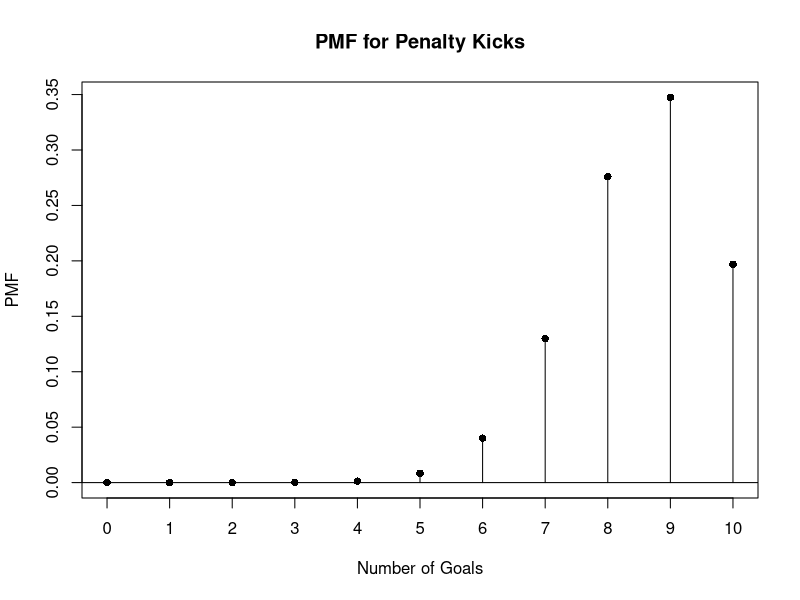
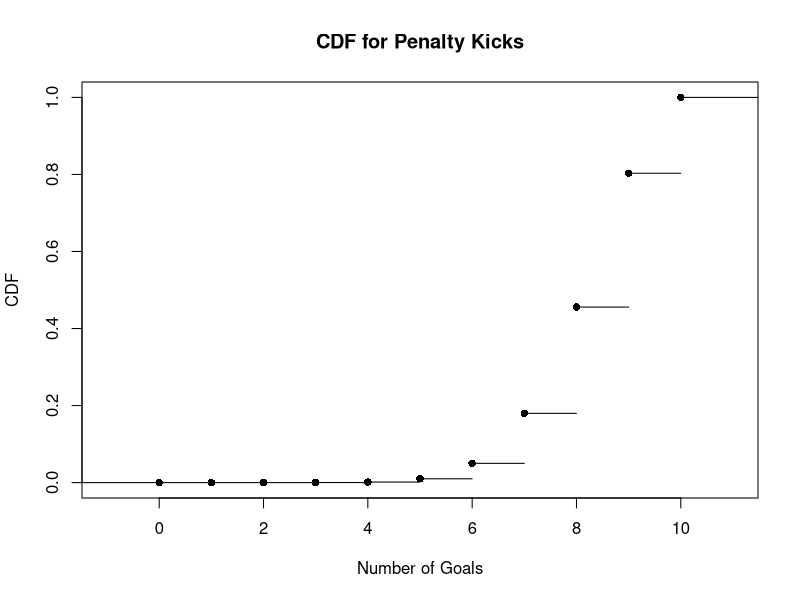
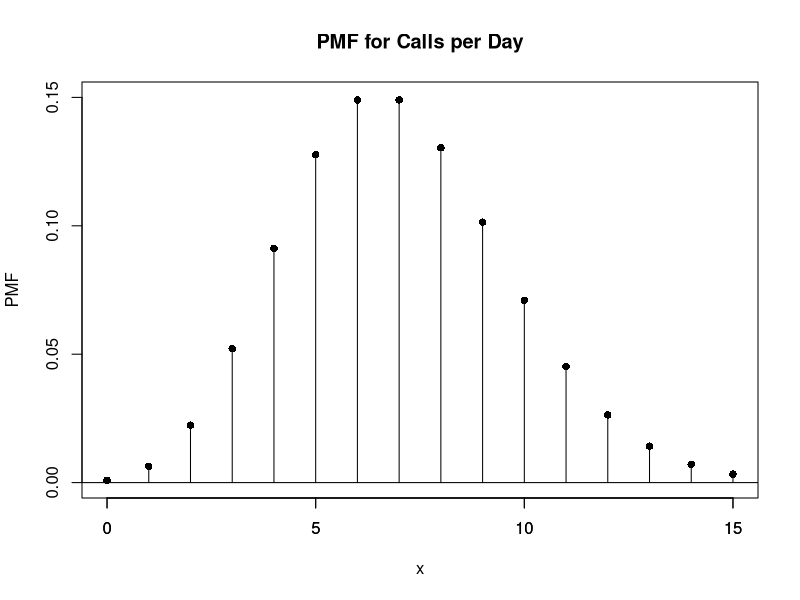
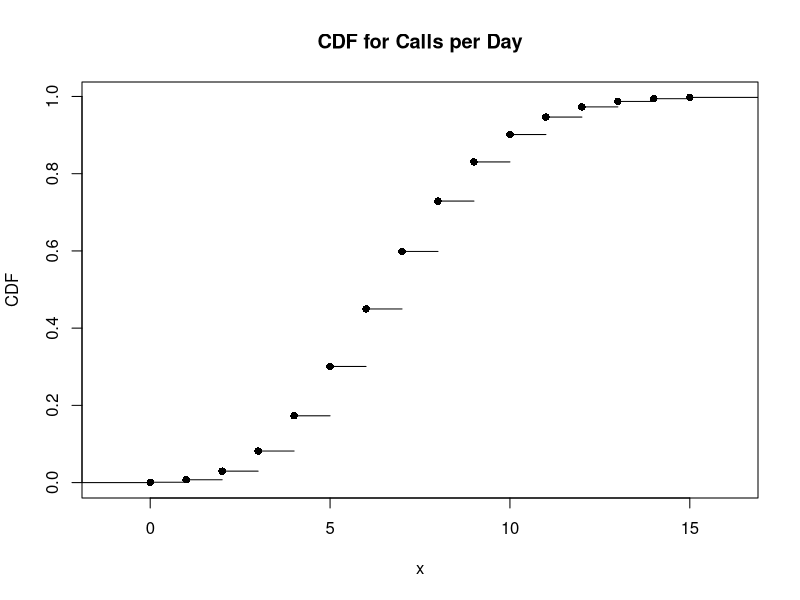
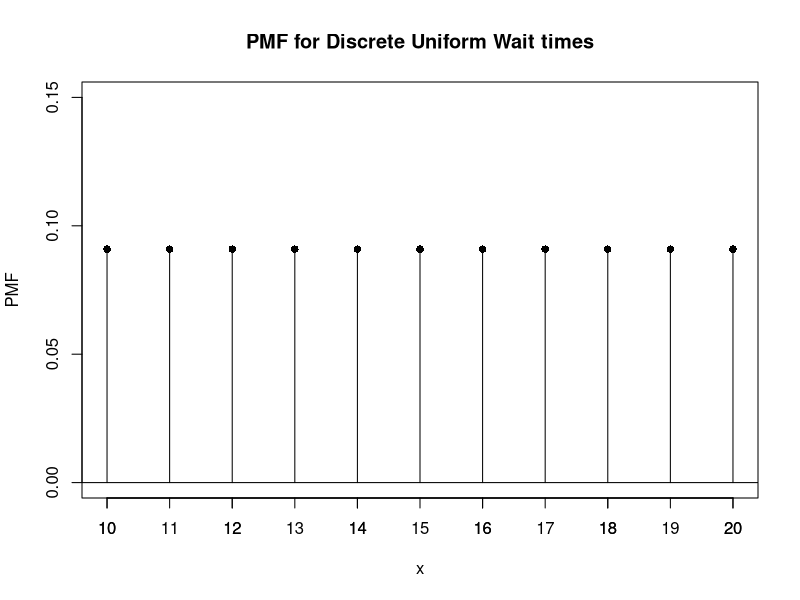
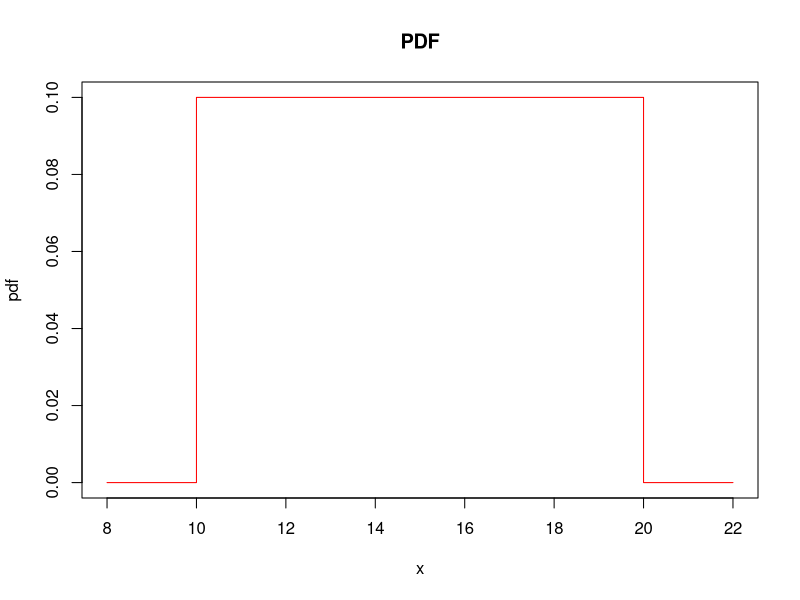
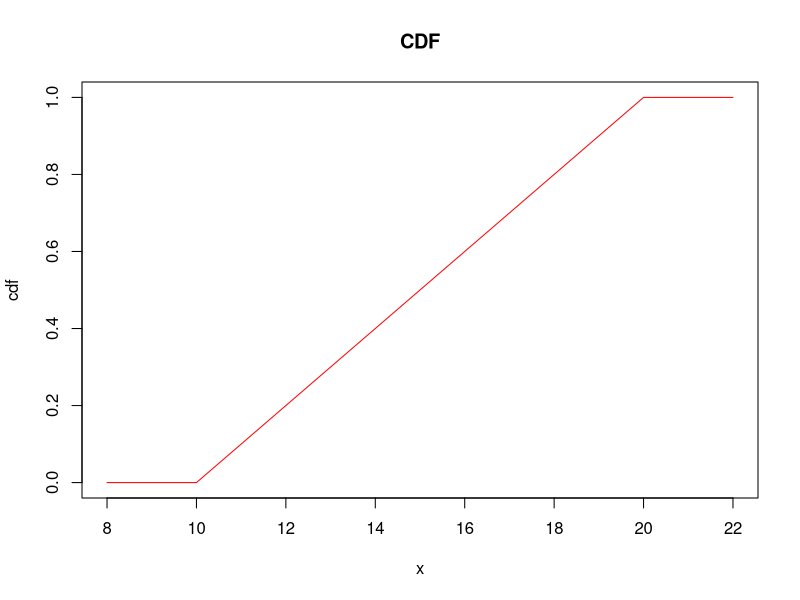
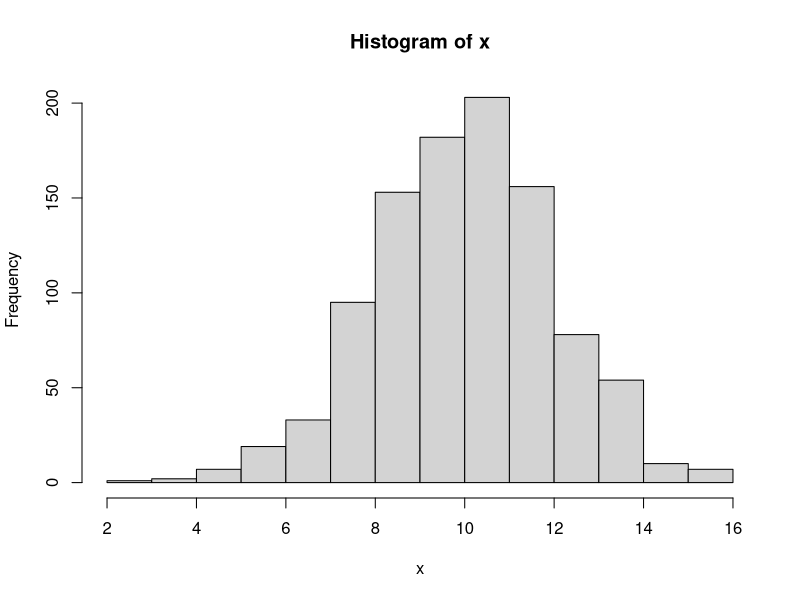

Recreate these plots in R, in order.
#****************************************
#                                       #
#            OH - Week 4                #
#                                       #
#****************************************

# rm(list=ls())  # clear all objects
# cat("\014") # clear the console


# General Hints:
# Be very careful of including or not including points, P(X<=x) vs P(X<x) for example.
# Be very careful whether you need to include 0 (depending on the distribution).


# Student question about when to use which probability distribution.  
# It really comes down to a checklist.  You must check that problem satisfies the assumptions or conditions
# of each probability distribution to decide which distribution is appropriate.
# For better or worse, this part requires repetition and memorization.
# http://www.math.wm.edu/~leemis/2008amstat.pdf


# Notice here that these 4 distributions (there are lots of others) all involve exactly two outcomes, but with just
# one or two assumptions changed each time, we get a different distribution and different probabilities.


# Binomial interested in the *total* number of successes out of n trials
# Exactly two outcomes (success or failure, TRUE/FALSE, +/-, dead/alive, etc.)
# Know the probability of success (or failure) p
# Probability of success (or failure) p is the same for each trial (constant)
# Know the number of trials n ahead of time 
# Each trial must be independent of each other trial (with replacement and p constant)


# Hypergeomtric - similar to Binomial but sampling without replacement
# Exactly two outcomes (success or failure)
# Know the probability of success (or failure) p
# Probability of success (or failure) p is the same for each trial (constant)
# Know the number of trials n ahead of time 
# Sample without replacement (i.e. not independent = probabilties change)


# Geometric waiting time until the *first* success, how many trials do you have to do until you get the first success
# Exactly two outcomes (success or failure)
# Know the probability of success (or failure) p
# Probability of success (or failure) p is the same for each trial (constant)
# Number of trials could infinite, i.e. 0, 1, ..., inf
# Each trial must be independent of each other trial


# Negative Binomial waiting time until the *rth* success, how many trials do you have to do until you get the first success
# Exactly two outcomes (success or failure)
# Know the probability of success (or failure) p
# Probability of success (or failure) p is the same for each trial (constant)
# Number of trials could infinite, i.e. 0, 1, ..., inf
# Each trial must be independent of each other trial




#//////////////////////////////////////////////////////////////////////////////////////
#   BINOMIAL Distribution:                                                            #
#   Probability of obtaining one of two outcomes under a given number of parameters   #
#   Success/Fail question                                                             #
#//////////////////////////////////////////////////////////////////////////////////////


# EXAMPLE: Suppose Christiano Ronaldo scores 85% of penalty kicks on average.  Supposed you are watching him
# at a training session and you bet with your friend on how many he will score in the next 10 attempts.
# There are 10 attempts (n = 10) total and each penalty kick has (p = 0.85).
# Suppose you want to bet that he will make all 10 penalites.

# p(X = x) = (n choose x ) * p^x * (1-p)^(n-x)

# This is the theoretical distribution assuming p is constant.
dbinom(x = 10, size = 10, prob = 0.85)           # dbinom = pmf = height (exact x)
                                                 # Help File: lower.tail logical; if TRUE (default), probabilities are P[X ≤ x], 
                                                 # otherwise, P[X > x].

# Compare that to a random sample repeating that set of 10 penalty kicks 1000 times.
# Try this with and without using the same random seed.
set.seed(64)
rbinom(n = 1000, size = 10, prob = 0.85)


# Plot the entire distribution
pmf <- dbinom(x = 0:10, size = 10, prob = 0.85)
names(pmf) = 0:10
plot(0:10, pmf, type = "h", xaxt ='n',      # xaxt ='n' turns off the x-axis when we don't want the default tickmarks
     main = "PMF for Penalty Kicks", xlab = "Number of Goals", ylab = "PMF")
points(0:10, pmf, pch = 16)
axis(side = 1, at = 0:10, labels = TRUE)    # side = 1 below 
abline(h = 0)





# Plot the CDF
cdf = c(0, cumsum(x = pmf))         # cumulative sums
cdfplot = stepfun(0:10, cdf)        # Step Functions
plot(cdfplot, verticals = FALSE, pch = 16,
     main = "CDF for Penalty Kicks", xlab = "Number of Goals", ylab = "CDF")

# Calculate the probability of getting exactly 8 goals.
dbinom(x = 8, size = 10, prob = 0.85)

# Calculate the probability of less than half or his goals.
pbinom(q = 4, size = 10, prob = 0.85) # Notice this is 4, i.e. strictly less than half, not including 5.
# OR
sum(dbinom(x = 0:4, size = 10, prob = 0.85))
sum(pmf[1:5]) # Notice this is 1:5 since want x=0:4, but are subsetting pmf *positions* 1:5. 
              # R starts indexing at 1, there is no such thing as position 0.

# Calculate the probability of getting between 2 and 6 correct (inclusive)
pbinom(q = 6, size =10, prob = 0.85) - pbinom(q = 1, size = 10, prob = 0.85)




#//////////////////////////////////////////////////////////////////////////
#   POISSON Distribution:                                                 #
#   Event “A” happens, on average, “x” times in the specific time frame   #
#//////////////////////////////////////////////////////////////////////////

# EXAMPLE: Suppose that on average 7 customers call your customer service help line during regular business hours (9am-5pm). 

# Calculate the pmf for the first 15 customers during that time.
pmf <- dpois(0:15, lambda=7)
names(pmf) = 0:15  # useful to name the probabilities like a "table"
pmf

plot(0:15,pmf,type="h",
     xlab="x",ylab="PMF", ylim = c(0, 0.15), main = "PMF for Calls per Day")
points(0:15, pmf, pch = 16)
axis(side = 1, at = c(0,5,10,15), labels = TRUE)
abline(h=0)

# What is the CDF?
cdf = c(0, cumsum(pmf))
cdfplot = stepfun(0:15, cdf)
plot(cdfplot, verticals = FALSE, pch = 16,
     main = "CDF for Calls per Day", xlab = "x", ylab = "CDF")


# What is the probability of having exactly 6 customers call in?
dpois(x = 6, lambda=7)

# What is the probability of serving at least 4 customers?
1-ppois(q = 3, lambda=7)

# OR
ppois(q = 3, lambda=7, lower.tail = FALSE) 
# Notice ppois(3 not 4, since lower.tail = FALSE), i.e. P(X>x) does not include 3, i.e. do include 4

# this is not entirely correct, so you shouldn't do this.
sum(pmf[5:16])  # Why?  Poisson is x = 0, 1, ... , Inf so 0:15 is just an estimate where most of the probability is located



#////////////////////////////////////////////////////////////////////////////////////////////////////////////////////////////////
#   UNIFORM Distribution: 
#   The probabilities for all outcomes are the same.
#   There are Uniform Distributions for Discrete Random Variables and Continuous Random Variables.
#   
#   Discrete: rolling a die. There are a total of six sides of the die, and each side has the same probability of being rolled 
#   face up so this should be a barplot (discrete) with six bars that each have a height of 1/6.
#
#   Continuous: amount of time waiting for a bus.  Time is continuous so the probability distribution is rectangule with each height.
#   
#//////////////////////////////////////////////////////////////////////////////////////////////////////////////////////////////// 

# Problem: Let's say you are waiting for a bus at the bus stop. Your bus app says that the bus is expected to 
# arrive between 10 and 20 minutes (inclusive) from now.  Really says, is that PMF looks like a rectangle.

# Time is continuous, but let's first assume we are only counting whole minutes (i.e. from 10 to 20) so that we are using 
# a discrete distribution.

# Assuming a uniform distribution, what is the probability of the bus arriving in exactly 15 minutes?
1/11                                    # f(x) = 1 / (b-a+1) = 1 / (20-10+1)  
                                        # There is a +1 because there are 11 points from 10 to 20 including end points        

pmf = rep(x = 1/11, times = 11)
plot(10:20, pmf, type="h",
     xlab="x", ylab="PMF", ylim = c(0, 0.15), main = "PMF for Discrete Uniform Wait times")
points(10:20, pmf, pch = 16)
axis(side = 1, at = 10:20, labels = TRUE)
abline(h=0)


# Another method is to "trick" the R continuous uniform function into working for discrete uniform.
# Probability bus arrives in 15 minutes?  1/11 = 0.09091
# Probability bus arrives in 17 minutes?  1/11 = 0.09091
dunif(x = 15, min = 10, max = 21)      # max=21 to adjust for discrete
dunif(x = 17, min = 10, max = 21)      # max=21 to adjust for discrete

# What is the probability of the bus arriving in at most 18 minutes
9/11                                   # count 10 to 18 notice "at most" includes 18

# What is the probability of the bus arriving between 12 and 18 minutes (inclusive)?
7/11                                   # count 12 to 18


### Now let's assume a CONTINUOUS uniform distribution where can arrive in any fraction of a minute.

# Assuming a uniform distribution, what is the density of the bus arriving in exactly 15 minutes?
dunif(15, min = 10, max = 20)

# What is the probability of the bus arriving in at most 18 minutes
punif(18, min = 10, max = 20)


# What is the probability of the bus arriving between 12 and 18 minutes? 
punif(18, min = 10, max = 20)- punif(12, min = 10, max = 20)
# Notice for similar binomial problems we had to subtract pbinom(18)-pbinom(11), i.e. one less, but this is continuous uniform 

# Plot the pdf
x<-seq(8,22, by=.00001) # Notice rectangular shape and we show what happens outside the [10,20] interval, i.e. P(X=x)=0.
pdf<-dunif(x, min = 10, max = 20)
plot(x,pdf, type="l", col="red", main="PDF")

# Plot the cdf
x<-seq(8,22, by=.00001)
cdf<-punif(x, min = 10, max = 20)
plot(x,cdf, type="l", col="red", main="CDF")




#//////////////////////////////////////////////////////////////////////////////
#   NORMAL Distribution:                                                      #
#   CONTINUOUS, bell curve, symmetric, fully described by mean and variance   # 
#//////////////////////////////////////////////////////////////////////////////

# Continuous variable
# -Inf to +Inf
# Symmetric

# This is a random sample of data, not the theoretical distribution of all (infinite) possible values.
x = rnorm(n = 1000, mean = 10, sd = 2)
hist(x)



# Problem: Suppose the average starting salary for a data scientist is 150 (in thousands) 
# with a standard deviation of 20 (in thousands).

# Show the PDF of this distribution.
x <- 50:250
pdf <- dnorm(x = 50:250, mean = 150, sd = 20)
plot(x, pdf, type="l", col="red",
     xaxt="n", yaxt="n",
     main="Data Science Salaries", xlab="Salary", ylab="PDF")
axis(side = 1, at = seq(50, 250, by = 10),              # side=1: below.  Tickmarks from 50 to 200 by 10
     labels = TRUE)
axis(side = 2, at = c(0, 0.005, 0.01, 0.015, 0.02),     # side=2: left
     labels = TRUE)


# What is the probability a randomly selected person will receive a starting salary less than 120?
mu = 150
sigma = 20
pnorm(q = 120, mean = mu, sd = sigma)

# More than 120?
pnorm(q = 120, mean = mu, sd = sigma, lower.tail = FALSE)        # lower.tail=FALSE: area under the curve X>x
1- pnorm(q = 120, mean = mu, sd = sigma, lower.tail = TRUE)      # same result as above.  

# Between 100 and 120?
pnorm(q = 120, mean = mu, sd = sigma) - pnorm(100, mean = mu, sd = sigma)

# What is the top 5% of salaries?
qnorm(p = 0.95, mean = mu, sd = sigma)                          # we are looking at x (point on x-axis) based on area under the curve

# Simulate data from this distribution for 10000 people.
y <- rnorm(n = 10000, mean = mu, sd = sigma)

hist(y, breaks = 25, xaxt = "n")
axis(side = 1, at = seq(from = 50, to = 250, by = 10), labels = TRUE)



#//////////////////////////////////////////////////////
#   EXPONENTIAL Distribution:                         #
#   Amount of time until some specific event occurs   #
#//////////////////////////////////////////////////////

# Continuous variable
# 0 to +Inf
# Symmetric

# Problem: Suppose that I get 10 robocalls on average per day.

# What is the probability that I get the next robocall within 3 hours?
pexp(q = 3/24, rate = 10)

# How about between 3 and 5 hours?
pexp(q = 5/24, rate = 10) - pexp(q = 3/24, rate = 10)

# Plot the pdf
x<-seq(from = 0, to = 1, by=1/24)
pdf<-dexp(x, rate=10)
plot(x, pdf, type="l", col="red")

# plot the cdf
x<-seq(from = 0, to = 1, by=1/24)
cdf<-pexp(x, rate=10)
plot(x, cdf, type="l", col="red")




#/////////////////////////////////////////////////////////////////
#   Extra                                                        #
#   GEOMETRIC Distribution:                                      #
#   # of failures before success                                 #
#/////////////////////////////////////////////////////////////////

# f(x) = (1-p)^x * p      x = 0, 1, 2, 3, ...   pmf for geometric dist'n
# Think of slots that you want to fill with either failures or successes. 
# FFFFFS			# 6 slots here
# ------
# Waiting until the first event so you know the last slot is a success, so the first x slots are failures

# Suppose you are watching Christiano Ronaldo take penalty kicks in soccer.  Assume that Ronaldo makes on average
# 85% of his penaly kicks and that each penalty kick he takes is independent of the others (maybe over different weeks).

# i.e. X ~ Geometric(p = 0.85)

# Plot the probability distribution and the cumulative probability distribution.
pmf = dgeom(x = 0:6, prob = 0.85)      # x goes 0 to infinity but cutting to 0 to 6 b/c prob when x=6 is almost 0 - see next plot

plot(0:6, pmf, type = "h", xaxt = "n", ylim = c(0,1),
     main = "PMF of Geometric(p=0.85)", xlab = "x", ylab = "PMF")
points(0:6, pmf, pch = 16)
axis(side = 1, at = 0:6, labels = TRUE)
abline(h = 0)

cdf_1 = c(0, cumsum(pmf))       # add 0 to just make plot look correct - see next plot

cdfplot_1 = stepfun(0:6, cdf_1)
plot(cdfplot_1, verticals = FALSE, pch = 16, ylim = c(0,1), xaxt = "n", yaxt = "n",
     main = "CDF of Geometric(p=0.85)", xlab = "x", ylab = "CDF")
axis(side = 1, at = 0:6, labels = TRUE)
axis(side = 2, at = seq(from = 0, to = 1, by = 0.2), labels = seq(from = 0, to = 1, by = 0.2))


# Same questions but phrased differently:
# What is the probability that you watch Ronaldo miss 3 penalty kicks in a row and then make one?
# What is the probability that Ronaldo misses until the 4th penalty?
# What is the probability that you have to wait until the 4th penalty kick to see him make one?
# P(X = 3)

# Use Geometric Distn
dgeom(x = 3, prob = 0.85)

# Brute force
0.3^3 * 0.85     # use pdf directly f(x) = (1-p)^x * p



# What is the probability that Ronaldo misses no more than 2 penalty kicks before he makes one?
# What is the probability that you wait until at most the 3 penalty kick to see Ronaldo makes one?  (3rd one is success)
# P(X <= 2)
pgeom(q = 2, prob = 0.85)  # 2 failures, then a success


# What is the probability that Ronaldo misses less than 2 penalty kicks to see Ronaldo make one?
# What is the probability that you wait until 3 penalty kick to see Ronaldo make one?
# P(X < 2) = P(X <= 1)
pgeom(q = 1, prob = 0.85)  # less than 2 failures means do not include 2, i.e. at most 1 failure, then a success


# What is the probability that Ronaldo misses 2 or more penalty kicks before you see Ronaldo make one?
# P(X >= 2) = 1-P(X < 2) = 1-P(X <= 1)       using a compliment rule
1-pgeom(q = 1, prob = 0.85)
pgeom(q = 1, prob = 0.85, lower.tail = FALSE)      # P(X > x)  so P(X >= 2) = P(X > 1)
?pgeom                                             # if lower.tail=FALSE, P[X>x] which does not include 2, so need to force to include 2

# What is the probability that Ronaldo misses between 1 and 2 penalty kicks (inclusive) before you see Ronaldo make one?
# What is the probability that Ronaldo misses 1 or 2 penalty kicks before you see Ronaldo make one?
# P(1 <= X <= 2) = P(X <= 2) - P(X < 1) = P(X <= 2) - P(X = 0) 
pgeom(q = 2, prob = 0.85) - pgeom(q = 0, prob = 0.85) 




# END OF EXAMPLES


#///////////
#   QUIZ   #
#///////////

# Know which probability distribution to use to model different situations.
#   You need to ask what type of data do you have: discrete, continuous, more than one variable
#   Discrete: binary -> Binomial, Hypergeometric, Geometric,  Binomial, etc.
#                       For each of those, check a cheatsheet of conditions it must satistfy
#                           Independent or not, sampling with / without replacement, n known in advance or waiting time?, etc.
#             counts -> Uniform (discrete uniform), Poisson, etc.
#   Continuous: Normal (mean, sd)? (there are others like Gamma, Beta, etc. that we do not learn in this course) 
#               Uniform (min, max)
#
# Two main types of probability problems: 
# 1) Given x, calculate the probability
#    pbinom(), pnorm(), pexp(), etc. given x, find probability to the *left*, i.e. P(X <= x) = CDF (cumulative to the left)
#
# 2) Probability is given, find x.
#    qbinom(), qnorm(), qexp(), etc. given probability, find x that corresponds to that probability to the *left*, 
#    i.e. you want to find x so that P(X <= x) = p is true.  Drawing a picture really helps here.
#
# Notes:
#    dbinom(), dnorm(), dexp(), etc. give you the height of the distribution at the point x.
#    For a discrete random variable, height = probability and is called the probability mass function PMF.
#    For a continuous random variable, height != probability because the area under one single point in a 
#          continuous distribution of an infinite number of points is zero. 
#          This is called the probability density function PDF.
#
#    rbinom(), rnorm(), rexp(), etc. give you random samples from the distribution.



# There usually 3 steps in probability problems: 
# 1) Get the problem in plain English words
# 2) Translate the problem to a mathematical formula
# 3) Get (sometimes "trick") the R function to calculate the value that you want always being very careful to
#    Check whether you want to include or exclude specific points for ***discrete*** random variables (See Events/Complements below).

# Plain English                                  Math           R Function calculates
# Prob that X less than x=3                  =   P(X < 3)       = P(X <= 2)   (using default is P(X<=x) i.e. lower.tail=TRUE)
# Prob that X greater than 7                 =   P(X > 7)       = P(X > 7, lower.tail = FALSE)
#                                            =   1-P(X <= 7)    = 1-P(X <= 7) 
# Prob that X less than or equal to 3        =   P(X <= 3)      = P(X <= 3)
# Prob that X greater than or equal to 7     =   P(X >= 7)      = P(X > 6, lower.tail = FALSE)
#                                            =   1-P(X < 7)     = 1-P(X <= 6)


# Event/Prob   Complement
# ---------------------------
# A            A^c
# A^c          (A^c)^c = A

# <=           >
# >=           <
# <            >=
# >            <=

# P(X <= x)    1-P(X > x)
# P(X >= x)    1-P(X < x)
# P(X <  x)    1-P(X >= x)
# P(X >  x)    1-P(X <= x)



# Cheatsheet for plots
# barchart() is for categorical/groups data like race (not continuous) you want to plot the count or the proportion in each group
# hist() is for continuous data like BMI, weight, height, income 
# boxplot() is for continuous data like BMI, weight, height, income similar to hist() but summarizes the data with the 5 number summary
# scatterplot plot(x, y) for 2 continuous variables pairs of data (x,y) like (income, weight)
# mosaicplot() for 2 categorical variables like say race and gender gives you the joint distribution at same time (count / proportion)
# side-by-side barplot() for two categorical like race and gender
# side-by-side boxplot() for one continous variable like BMI, but grouped by a categorical variable like race




# Scratchwork from office hours

